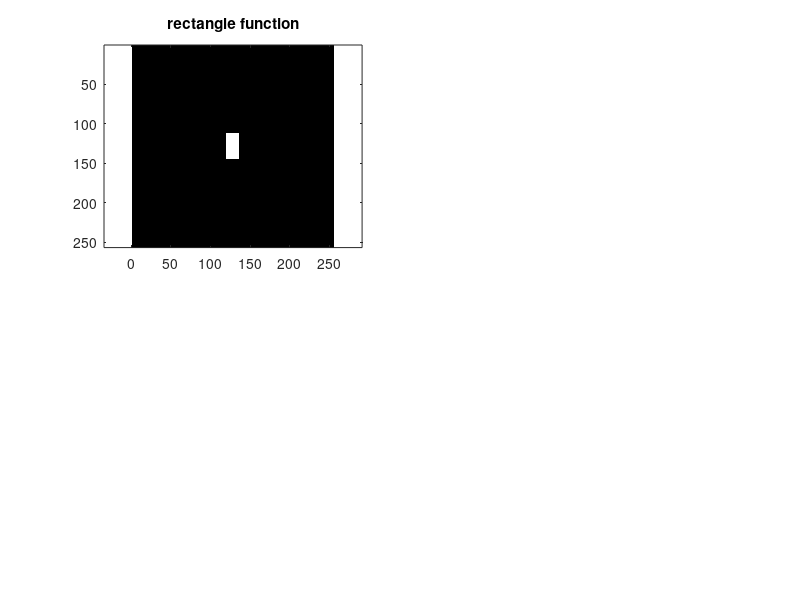

Write MATLAB code to recreate this figure. (Note: this script raises an error after producing the figure.)
% Fourier transform properties:  shifted function
% 
% Juan Campos
% Universitat Autonoma de Barcelona
% http://grupsderecerca.uab.cat/mipoptilab/

clc;    %Clear command window.

% Borrado de todas las variables de la memoria
clear all   %Clear variables and functions from memory

format compact


% Rectangle Function
% Matrix size
DimX = 256;
DimY = 256;
 
% Rectangle Size
SizeX = 16;
SizeY = 32;

R = zeros(DimY, DimX);
R(DimY/2 - SizeY/2:DimY/2 + SizeY/2, DimX/2 - SizeX/2:DimX/2 + SizeX/2) = 1;

figure(1)
subplot(2,2,1)
colormap(gray);
imagesc(R);
axis equal tight
title('rectangle function')


TFR = fft2shift(R);

Fase = angle(TFR);
subplot(2,2,2)
colormap(gray);
imagesc(Fase);
axis equal tight
title('Phase of the rectangle FT')

Modulo = abs(TFR);
subplot(2,2,3)
colormap(gray);
imagesc(Modulo);
axis equal tight
title('Modulus of the rectangle FT')

subplot(2,2,4)
colormap(gray);
imagesc(log10(1+Modulo));
axis equal tight
title('log10(1+Modulus) of the rectangle FT')



%====================================================================
%      SHIFT PROPERTY
%====================================================================
% Shifting the rectangle

repetir = 'y';
while (repetir == 'y' || repetir == 'Y')
    shiftsize = input('Please, give the shift of the rectangle as a vector. [y, x]: ')
    RS = circshift(R,shiftsize);


    figure(2)
    subplot(2,2,1)
    colormap(gray);
    imagesc(RS);
    axis equal tight
    Titulo = sprintf('Shifted Rectangle Function.  Shift=[%d,%d]', shiftsize);
    title(Titulo)

    TFR = fft2shift(RS);

    Fase = angle(TFR);
    subplot(2,2,2)
    colormap(gray);
    imagesc(Fase);
    axis equal tight
    title('Phase of the rectangle FT')

    Modulo = abs(TFR);
    subplot(2,2,3)
    colormap(gray);
    imagesc(Modulo);
    axis equal tight
    title('Modulus of the rectangle FT')

    subplot(2,2,4)
    colormap(gray);
    imagesc(log10(1+Modulo));
    axis equal tight
    title('log10(1+Modulus) of the rectangle FT')
    
    repetir = input('Anoder shift? (y/n): ','s')
end
